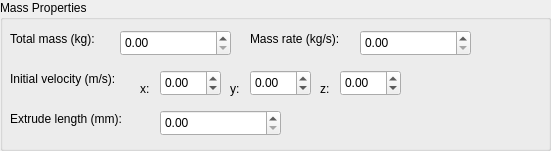
         <widget class="QGroupBox" name="groupBox_5">
          <property name="geometry">
           <rect>
            <x>10</x>
            <y>380</y>
            <width>551</width>
            <height>151</height>
           </rect>
          </property>
          <property name="font">
           <font>
            <stylestrategy>PreferDefault</stylestrategy>
           </font>
          </property>
          <property name="title">
           <string>Mass Properties</string>
          </property>
          <property name="flat">
           <bool>false</bool>
          </property>
          <property name="checkable">
           <bool>false</bool>
          </property>
          <widget class="QLabel" name="label_150">
           <property name="geometry">
            <rect>
             <x>10</x>
             <y>30</y>
             <width>101</width>
             <height>17</height>
            </rect>
           </property>
           <property name="text">
            <string>Total mass (kg):</string>
           </property>
          </widget>
          <widget class="QLabel" name="label_151">
           <property name="geometry">
            <rect>
             <x>250</x>
             <y>30</y>
             <width>101</width>
             <height>17</height>
            </rect>
           </property>
           <property name="text">
            <string>Mass rate (kg/s):</string>
           </property>
          </widget>
          <widget class="QDoubleSpinBox" name="spnbox_totalmass">
           <property name="geometry">
            <rect>
             <x>120</x>
             <y>30</y>
             <width>111</width>
             <height>26</height>
            </rect>
           </property>
           <property name="maximum">
            <double>99999999999.990005493164063</double>
           </property>
          </widget>
          <widget class="QDoubleSpinBox" name="spnbox_massrate">
           <property name="geometry">
            <rect>
             <x>360</x>
             <y>30</y>
             <width>111</width>
             <height>26</height>
            </rect>
           </property>
           <property name="maximum">
            <double>99999999999.990005493164063</double>
           </property>
          </widget>
          <widget class="QLabel" name="label_152">
           <property name="geometry">
            <rect>
             <x>10</x>
             <y>70</y>
             <width>131</width>
             <height>17</height>
            </rect>
           </property>
           <property name="text">
            <string>Initial velocity (m/s):</string>
           </property>
          </widget>
          <widget class="QDoubleSpinBox" name="spnbox_insertion_mass_x">
           <property name="geometry">
            <rect>
             <x>160</x>
             <y>70</y>
             <width>61</width>
             <height>26</height>
            </rect>
           </property>
           <property name="minimum">
            <double>-99999.000000000000000</double>
           </property>
           <property name="maximum">
            <double>99999.990000000005239</double>
           </property>
          </widget>
          <widget class="QLabel" name="label_153">
           <property name="geometry">
            <rect>
             <x>230</x>
             <y>80</y>
             <width>16</width>
             <height>17</height>
            </rect>
           </property>
           <property name="text">
            <string>y:</string>
           </property>
          </widget>
          <widget class="QDoubleSpinBox" name="spnbox_insertion_mass_y">
           <property name="geometry">
            <rect>
             <x>250</x>
             <y>70</y>
             <width>61</width>
             <height>26</height>
            </rect>
           </property>
           <property name="minimum">
            <double>-99999.000000000000000</double>
           </property>
           <property name="maximum">
            <double>99999.990000000005239</double>
           </property>
          </widget>
          <widget class="QDoubleSpinBox" name="spnbox_insertion_mass_z">
           <property name="geometry">
            <rect>
             <x>340</x>
             <y>70</y>
             <width>61</width>
             <height>26</height>
            </rect>
           </property>
           <property name="minimum">
            <double>-99999.000000000000000</double>
           </property>
           <property name="maximum">
            <double>99999.990000000005239</double>
           </property>
          </widget>
          <widget class="QLabel" name="label_154">
           <property name="geometry">
            <rect>
             <x>140</x>
             <y>80</y>
             <width>16</width>
             <height>17</height>
            </rect>
           </property>
           <property name="text">
            <string>x:</string>
           </property>
          </widget>
          <widget class="QLabel" name="label_155">
           <property name="geometry">
            <rect>
             <x>320</x>
             <y>80</y>
             <width>16</width>
             <height>17</height>
            </rect>
           </property>
           <property name="text">
            <string>z:</string>
           </property>
          </widget>
          <widget class="QLabel" name="label_156">
           <property name="geometry">
            <rect>
             <x>10</x>
             <y>110</y>
             <width>131</width>
             <height>17</height>
            </rect>
           </property>
           <property name="text">
            <string>Extrude length (mm):</string>
           </property>
          </widget>
          <widget class="QDoubleSpinBox" name="spnbox_insertion_extrude">
           <property name="geometry">
            <rect>
             <x>160</x>
             <y>110</y>
             <width>121</width>
             <height>26</height>
            </rect>
           </property>
           <property name="maximum">
            <double>99999999999.990005493164063</double>
           </property>
          </widget>
         </widget>
